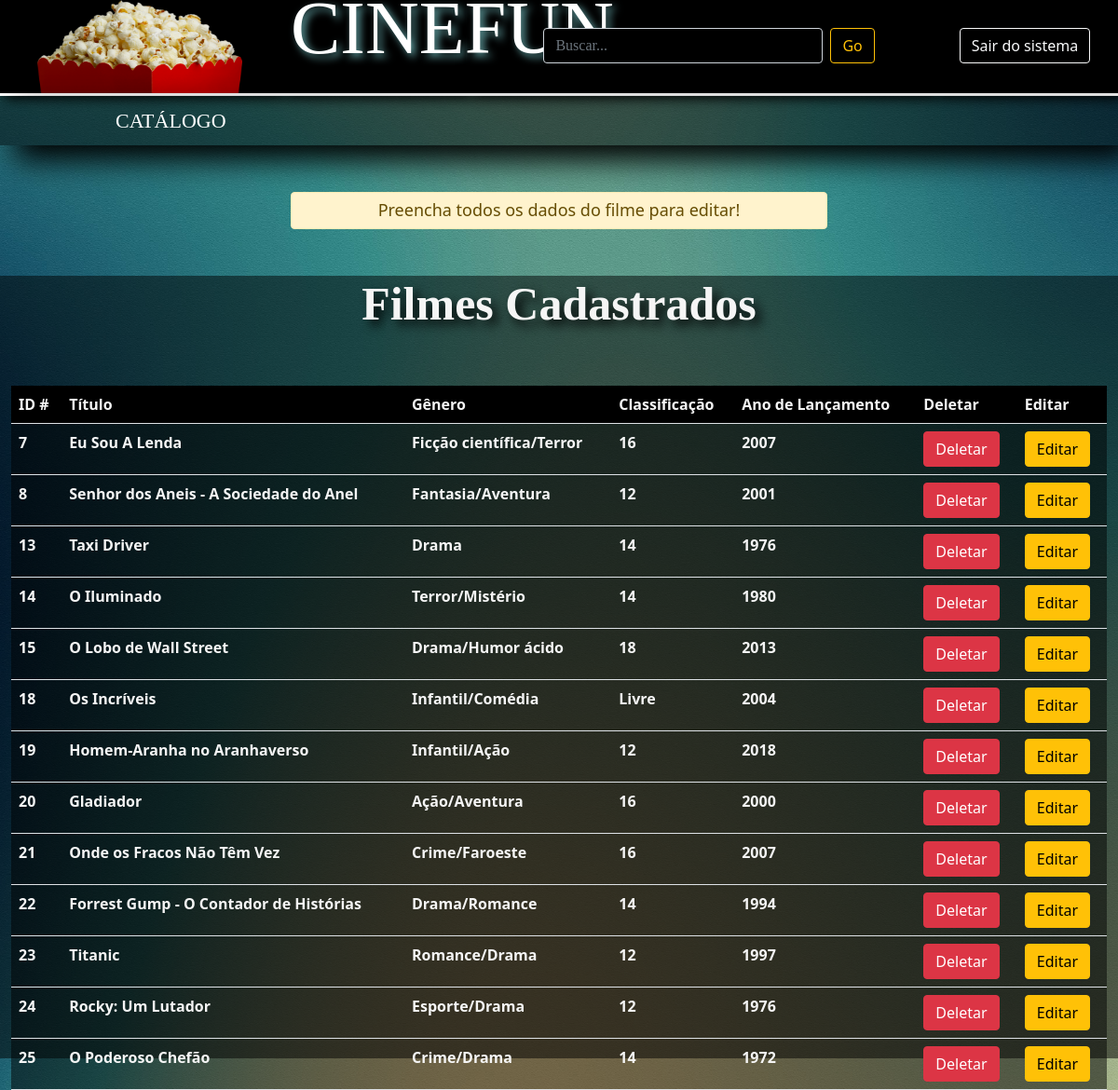
/sistema/editando.php?msg=edtembranco (signed in), run on the app's committed database.
### tables this page shows
CREATE TABLE `filmes_tb` (
  `id_filme` int(11) NOT NULL,
  `titulo` varchar(60) NOT NULL,
  `genero` varchar(30) NOT NULL,
  `classificacao` varchar(5) NOT NULL,
  `ano_de_lancamento` int(4) NOT NULL
);

### database/filme.dao.php (the view, shortened to what this page needs)
<?php
function buscar_filmes()
{
	$conn = conectar();
	$sql = "SELECT * FROM filmes_tb";
	$result = mysqli_query($conn, $sql);
	if (mysqli_affected_rows($conn) > 0)
	{
		return $result;
	}
	return null;
}
function exibir_filmes()
{
	$result = buscar_filmes();
	if ($result == null)
	{
		$retorno = '<h3>Não há filmes cadastrados</h3>';
	}
	else
	{
		$retorno = '<div class="exibir">';
		$retorno .= '<table class="table table-hover table-responsive">';
		$retorno .= '<tr class="headtb">';
		$retorno .= '<th><b>ID #</b></th>';
		$retorno .= '<th><b>Título</b></th>';
		$retorno .= '<th><b>Gênero</b></th>';
		$retorno .= '<th><b>Classificação</b></th>';
		$retorno .= '<th><b>Ano de Lançamento</b></th>';
		$retorno .= '<th>Deletar</th>';
		$retorno .= '<th>Editar</th>';
		$retorno .= '</tr>';
		while ($filme = mysqli_fetch_assoc($result))
		{
			$retorno .= '<tr class="tb">';
			$retorno .= "<td>" . $filme['id_filme'] . "</td>";
			$retorno .= "<td>" . $filme['titulo']   . "</td>";
			$retorno .= "<td>" . $filme['genero']    . "</td>";
			$retorno .= "<td>" . $filme['classificacao']  . "</td>";
			$retorno .= "<td>" . $filme['ano_de_lancamento']    . "</td>";
			$retorno .= "<td>" . link_deletar($filme['id_filme']) . "</td>";
			$retorno .= "<td>" . link_editar($filme['id_filme'])  . "</td>";
			$retorno .= '</tr>';
		}
		$retorno .= '</table>';
		$retorno .= '</div>';
	}
	return $retorno;
}
function link_deletar($id_filme)
{
	$link = '<a href="deletar.php?id_filme='.$id_filme.'"
	onclick="return confirm(\'Tem certeza que deseja excluir este filme?\')" class="btn btn-danger">Deletar</a>';
	return $link;
}
function link_editar($id_filme)
{
	$link = '<a href="editar.php?id_filme='.$id_filme.'" class="btn btn-warning">Editar</a>';
	return $link;
}
?>

### sistema/editando.php (shortened to what this page needs)
<?php include_once 'lock.php';
include_once '../database/filme.dao.php'; ?>
<!DOCTYPE html>
<html>
<head>
	<link href="https://cdn.jsdelivr.net/npm/bootstrap@5.1.3/dist/css/bootstrap.min.css" rel="stylesheet">
	<link rel="stylesheet" type="text/css" href="../css/style2.css">
</head>
<body class="bg">
	<div class="container-fluid">
		<div class="row row1">
			<div class="col-3 popcorn"><img src="../img/popcorn.png"></div>
			<div class="col-lg-2 col-md-4 col-sm-8 cinefun"><a href="index.php">CINEFUN</a></div>
			<div class="col-lg-5 col-md-2 empty">
				<form class="d-flex">
			        <input class="form-control me-2 search" type="search" placeholder="Buscar..." aria-label="Search">
			        <button class="btn btn-outline-warning go" type="submit">Go</button>
      			</form>
      		</div>
			<div class="col-lg-2 col-md-3 col-sm-4 sair"><a href="logout.php" class="btn btn-outline-light">Sair do sistema</a></div>
		</div>
		<div class="row row2">
			<div class="col-12 linehead"></div>
		</div>
		<div class="row row3">
			<div class="col-1 menubar">
				<ul class="menu-dropdown">
			    	<li class="md-item">
			            <a href="">CATÁLOGO</a>
			         </li>
				</ul>
			</div>
		</div>
		<div class="row row4">
			<div class="col-12 blank"></div>
		</div>
		<div class="row row5">
			<div class="col-3"></div>
			<div class="col-6 msg">
				<?php
					if (isset($_GET['msg']))
					{
						include_once '../util.php';
						echo validar_msg($_GET['msg']);
					}
				?>
			</div>
			<div class="col-3"></div>
		</div>
		<div class="row row6">
			<div class="col-lg-12 col-md-12 col-sm-12 exibir">
			<h3><b>Filmes Cadastrados<b></h3>
			<?php
			echo exibir_filmes();
			?></div>
		</div>
</body>
</html>

### util.php (shortened to what this page needs)
<?php
function validar_msg($msg)
{
	switch ($msg) {
		case 'edtembranco':
			$retorno = '<h4 class="alert alert-warning d-flex align-items-center justify-content-center msgalert">Preencha todos os dados do filme para editar!</h4>';
			break;
	}
	return $retorno;
}
?>

### css/style2.css (style rules this page uses)
.bg { background-image: url("../img/back.jpg"); background-size: cover; background-repeat: no-repeat; background-attachment: fixed; }
.row1 { background-color: black; }
.cinefun { display: flex; }
.row1 .cinefun a { font-family: "Ostrich Sans"; font-size: 80px; text-shadow: 4px 4px 8px cadetblue; position: relative; top: -30px; color: white; text-decoration: none; }
.row1 .sair a { position: relative; top: 30%; }
.popcorn, .cinefun, .empty, .sair { top: 0px; box-shadow: 6px 6px 12px black; position: relative; height: 100px; text-align: center; }
.popcorn img { width: 80%; height: 100%; }
.linehead { background-color: white; position: relative; height: 3px; text-align: center; }
.blank { position: relative; width: 50%; left: 50%; height: 50px; }
.row5 .msg { position: relative; height: 40px; text-align: center; }
.menubar { position: relative; left: 0px; width: 100%; box-shadow: 16px 16px 32px black; background: rgba(0, 0, 0, 0.5); }
.menu-dropdown { display: flex; align-items: center; margin: 0; list-style-type: none; }
.menu-dropdown .md-item { left: 60px; position: relative; transition: background-color 0.5s; }
.menu-dropdown .md-item a { color: #fff; font-family: "The Childrow"; text-transform: uppercase; font-size: 22px; padding:10px 20px; text-decoration: none; display: flex; }
.msg h4 { font-size: 18px; }
.msgalert { height: 100%; }
.exibir { background-color: rgba(0, 0, 0, 0.5); position: relative; top: 50px; }
.exibir tr { color: whitesmoke; }
.headtb { background-color: black; }
.exibir h3 { font-size: 50px; text-align: center; text-shadow: 6px 6px 12px black; font-family: "Ostrich Sans"; color: whitesmoke; }
.search { background-color: black; font-family: "Tahoma"; position: relative; color: whitesmoke; top: 30px; width: 300px; margin-left: 15%; }
.go { position: relative; top: 30px; }

### data on the page
filmes_tb: id_filme "7", titulo "Eu Sou A Lenda", genero "Ficção científica/Terror", classificacao "16", ano_de_lancamento "2007"
filmes_tb: id_filme "8", titulo "Senhor dos Aneis - A Sociedade do Anel", genero "Fantasia/Aventura", classificacao "12", ano_de_lancamento "2001"
filmes_tb: id_filme "13", titulo "Taxi Driver", genero "Drama", classificacao "14", ano_de_lancamento "1976"
filmes_tb: id_filme "14", titulo "O Iluminado", genero "Terror/Mistério", classificacao "14", ano_de_lancamento "1980"
filmes_tb: id_filme "15", titulo "O Lobo de Wall Street", genero "Drama/Humor ácido", classificacao "18", ano_de_lancamento "2013"
filmes_tb: id_filme "18", titulo "Os Incríveis", genero "Infantil/Comédia", classificacao "Livre", ano_de_lancamento "2004"
filmes_tb: id_filme "19", titulo "Homem-Aranha no Aranhaverso", genero "Infantil/Ação", classificacao "12", ano_de_lancamento "2018"
filmes_tb: id_filme "20", titulo "Gladiador", genero "Ação/Aventura", classificacao "16", ano_de_lancamento "2000"
filmes_tb: id_filme "21", titulo "Onde os Fracos Não Têm Vez", genero "Crime/Faroeste", classificacao "16", ano_de_lancamento "2007"
filmes_tb: id_filme "22", titulo "Forrest Gump - O Contador de Histórias", genero "Drama/Romance", classificacao "14", ano_de_lancamento "1994"
filmes_tb: id_filme "23", titulo "Titanic", genero "Romance/Drama", classificacao "12", ano_de_lancamento "1997"
filmes_tb: id_filme "24", titulo "Rocky: Um Lutador", genero "Esporte/Drama", classificacao "12", ano_de_lancamento "1976"
filmes_tb: id_filme "25", titulo "O Poderoso Chefão", genero "Crime/Drama", classificacao "14", ano_de_lancamento "1972"
